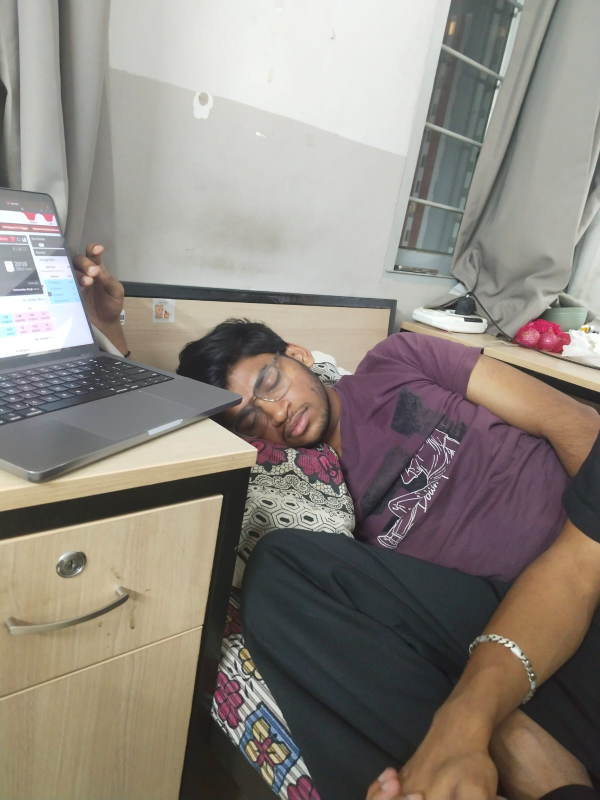
#> input picture imagee.jpeg, 1200 x 1599 px (shown at 1/2 size); its folder holds only this picture in this run
$ python -i manipulation_detector.py   (imports and definitions only)
#> lines starting #> are read from the running program, lines starting #| are printed output that depends on the picture
"""
Manipulation Detector Module
=============================
Detects which specific regions of an image have been AI-modified
vs. original camera-captured content.

Uses multiple forensic techniques:
  1. Error Level Analysis (ELA)
  2. Noise Variance Map
  3. Local Frequency Anomaly Detection
  4. Combined Manipulation Heatmap

When an AI tool edits a real photo (e.g., changing clothes, adding objects),
the modified regions leave detectable forensic traces that differ from the
original camera-captured areas.
"""

import numpy as np
from PIL import Image, ImageFilter, ImageChops
from scipy import ndimage, fftpack
import cv2
import io
import matplotlib
# [1 line not run here, left out]
import matplotlib.pyplot as plt
import matplotlib.colors as mcolors


# ============================================================
# 1. Error Level Analysis (ELA)
# ============================================================

def compute_ela(img, quality=90, scale=15):
    """
    Error Level Analysis — detects regions with inconsistent
    JPEG compression error levels.

    When an AI edits part of an image and re-saves it, the edited
    regions have different compression artifacts than the original
    regions. ELA amplifies these differences.

    Args:
        img: PIL Image
        quality: JPEG quality to re-save at (lower = more sensitive)
        scale: Amplification factor for the error map

    Returns:
        ela_image: PIL Image of the amplified error
        ela_array: numpy array (H, W) normalized 0-1
    """
    # Ensure RGB
    img_rgb = img.convert('RGB')

    # Re-save at known quality
    buffer = io.BytesIO()
    img_rgb.save(buffer, format='JPEG', quality=quality)
    buffer.seek(0)
    resaved = Image.open(buffer).convert('RGB')

    # Compute pixel-level difference
    ela_image = ImageChops.difference(img_rgb, resaved)

    # Convert to numpy and amplify
    ela_array = np.array(ela_image, dtype=np.float32)
    ela_array = ela_array * scale

    # Clip to 0-255
    ela_array = np.clip(ela_array, 0, 255)

    # Convert to grayscale intensity
    ela_gray = np.mean(ela_array, axis=2)

    # Normalize to 0-1
    if ela_gray.max() > 0:
        ela_normalized = ela_gray / ela_gray.max()
    else:
        ela_normalized = ela_gray

    # Apply Gaussian blur to smooth the map
    ela_smoothed = ndimage.gaussian_filter(ela_normalized, sigma=3)

    # Re-normalize after smoothing
    if ela_smoothed.max() > 0:
        ela_smoothed = ela_smoothed / ela_smoothed.max()

    # Create colored ELA image for display
    ela_display = Image.fromarray(np.uint8(ela_array))

    return ela_display, ela_smoothed


def compute_ela_multi_quality(img, qualities=[95, 90, 85, 75]):
    """
    Run ELA at multiple quality levels and combine results.
    More robust than single-quality ELA.
    """
    combined = None
    for q in qualities:
        _, ela_map = compute_ela(img, quality=q, scale=20)
        if combined is None:
            combined = ela_map
        else:
            combined = np.maximum(combined, ela_map)

    if combined is not None and combined.max() > 0:
        combined = combined / combined.max()

    return combined


# ============================================================
# 2. Noise Variance Analysis
# ============================================================

def compute_noise_variance_map(img, block_size=16):
    """
    Compute local noise variance across the image.

    Camera-captured regions have consistent noise from the sensor.
    AI-generated/edited regions have different noise characteristics
    (often smoother or with different texture patterns).

    Regions with significantly different noise variance from the
    image average are flagged as potentially manipulated.

    Args:
        img: PIL Image
        block_size: Size of analysis blocks

    Returns:
        noise_map: numpy array (H, W) normalized 0-1, higher = more anomalous
    """
    # Convert to grayscale numpy array
    img_gray = np.array(img.convert('L'), dtype=np.float64)

    h, w = img_gray.shape

    # Apply high-pass filter to isolate noise
    # Using Laplacian which responds to rapid intensity changes
    noise_residual = ndimage.laplace(img_gray)

    # Compute local variance in blocks
    pad_h = block_size - (h % block_size) if h % block_size != 0 else 0
    pad_w = block_size - (w % block_size) if w % block_size != 0 else 0
    noise_padded = np.pad(noise_residual, ((0, pad_h), (0, pad_w)), mode='reflect')

    new_h, new_w = noise_padded.shape
    blocks_h = new_h // block_size
    blocks_w = new_w // block_size

    variance_map = np.zeros((blocks_h, blocks_w))

    for i in range(blocks_h):
        for j in range(blocks_w):
            block = noise_padded[
                i * block_size:(i + 1) * block_size,
                j * block_size:(j + 1) * block_size
            ]
            variance_map[i, j] = np.var(block)

    # Compute global median variance
    median_var = np.median(variance_map)

    # Anomaly = deviation from median (both too smooth and too noisy)
    if median_var > 0:
        anomaly_map = np.abs(variance_map - median_var) / median_var
    else:
        anomaly_map = np.zeros_like(variance_map)

    # Resize back to original image size
    anomaly_resized = cv2.resize(anomaly_map, (w, h), interpolation=cv2.INTER_LINEAR)

    # Normalize
    if anomaly_resized.max() > 0:
        anomaly_resized = anomaly_resized / anomaly_resized.max()

    # Smooth
    anomaly_smoothed = ndimage.gaussian_filter(anomaly_resized, sigma=5)
    if anomaly_smoothed.max() > 0:
        anomaly_smoothed = anomaly_smoothed / anomaly_smoothed.max()

    return anomaly_smoothed


def compute_noise_inconsistency(img):
    """
    Detect noise inconsistency using wavelet-like decomposition.
    Uses multiple scales for more robust detection.
    """
    img_gray = np.array(img.convert('L'), dtype=np.float64)

    # Multi-scale noise analysis
    scales = [3, 5, 7]
    combined = np.zeros_like(img_gray)

    for s in scales:
        # Denoise at this scale
        denoised = ndimage.median_filter(img_gray, size=s)
        # Noise residual
        residual = np.abs(img_gray - denoised)
        # Local variance of residual
        local_var = ndimage.uniform_filter(residual ** 2, size=16)
        local_mean = ndimage.uniform_filter(residual, size=16) ** 2
        local_std = np.sqrt(np.maximum(local_var - local_mean, 0))

        combined += local_std

    combined = combined / len(scales)

    # Detect inconsistencies (deviation from image median)
    median_val = np.median(combined)
    if median_val > 0:
        inconsistency = np.abs(combined - median_val) / median_val
    else:
        inconsistency = np.zeros_like(combined)

    # Normalize and smooth
    if inconsistency.max() > 0:
        inconsistency = inconsistency / inconsistency.max()

    inconsistency = ndimage.gaussian_filter(inconsistency, sigma=4)
    if inconsistency.max() > 0:
        inconsistency = inconsistency / inconsistency.max()

    return inconsistency


# ============================================================
# 3. Local Frequency Anomaly Detection
# ============================================================

def compute_local_frequency_map(img, window_size=64, stride=16):
    """
    Sliding-window FFT analysis to detect regions with different
    spectral characteristics.

    AI-generated textures have distinct frequency signatures compared
    to camera-captured textures. This function analyzes local patches
    and flags those that differ from the image's dominant spectral pattern.

    Args:
        img: PIL Image
        window_size: Size of the analysis window
        stride: Step size between windows

    Returns:
        freq_anomaly_map: numpy array (H, W) normalized 0-1
    """
    img_gray = np.array(img.convert('L'), dtype=np.float64)
    h, w = img_gray.shape

    # Adjust window size if image is smaller
    window_size = min(window_size, min(h, w))
    if window_size < 16:
        return np.zeros((h, w))

    stride = min(stride, window_size // 2)

    # Compute global spectral reference
    global_fft = fftpack.fft2(img_gray)
    global_magnitude = np.log1p(np.abs(fftpack.fftshift(global_fft)))
    global_high_ratio = _compute_high_freq_ratio(global_magnitude)

    # Sliding window analysis
    rows = list(range(0, h - window_size + 1, stride))
    cols = list(range(0, w - window_size + 1, stride))

    if len(rows) == 0 or len(cols) == 0:
        return np.zeros((h, w))

    anomaly_grid = np.zeros((len(rows), len(cols)))

    local_ratios = []

    for i, r in enumerate(rows):
        for j, c in enumerate(cols):
            patch = img_gray[r:r + window_size, c:c + window_size]

            # Local FFT
            local_fft = fftpack.fft2(patch)
            local_magnitude = np.log1p(np.abs(fftpack.fftshift(local_fft)))

            local_ratio = _compute_high_freq_ratio(local_magnitude)
            local_ratios.append(local_ratio)
            anomaly_grid[i, j] = local_ratio

    # Compute deviation from median local ratio
    median_ratio = np.median(local_ratios)
    if median_ratio > 0:
        anomaly_grid = np.abs(anomaly_grid - median_ratio) / (median_ratio + 1e-10)
    else:
        anomaly_grid = np.zeros_like(anomaly_grid)

    # Resize to original image size
    freq_map = cv2.resize(anomaly_grid, (w, h), interpolation=cv2.INTER_LINEAR)

    # Normalize
    if freq_map.max() > 0:
        freq_map = freq_map / freq_map.max()

    # Smooth
    freq_map = ndimage.gaussian_filter(freq_map, sigma=6)
    if freq_map.max() > 0:
        freq_map = freq_map / freq_map.max()

    return freq_map


def _compute_high_freq_ratio(magnitude_spectrum):
    """Compute the ratio of high-frequency energy to total energy."""
    h, w = magnitude_spectrum.shape
    cy, cx = h // 2, w // 2

    y, x = np.ogrid[-cy:h - cy, -cx:w - cx]
    distances = np.sqrt(x ** 2 + y ** 2)
    max_r = min(cx, cy)

    high_mask = distances >= max_r * 0.5
    total = np.sum(magnitude_spectrum)

    if total == 0:
        return 0.0

    return float(np.sum(magnitude_spectrum[high_mask]) / total)


# ============================================================
# 4. Edge Coherence Analysis
# ============================================================

def compute_edge_inconsistency(img):
    """
    Detect boundary artifacts between real and AI-edited regions.

    AI edits often create subtle edge artifacts at the boundary
    between the original and modified areas — slightly blurred
    transitions, unnatural edge directions, or discontinuities.

    Returns:
        edge_map: numpy array (H, W) normalized 0-1
    """
    img_gray = np.array(img.convert('L'), dtype=np.float64)

    # Compute edges using multiple methods
    # Sobel in x and y
    sobel_x = ndimage.sobel(img_gray, axis=1)
    sobel_y = ndimage.sobel(img_gray, axis=0)
    edge_magnitude = np.hypot(sobel_x, sobel_y)

    # Compute local edge density variance
    edge_density = ndimage.uniform_filter(edge_magnitude, size=32)
    edge_density_var = ndimage.uniform_filter(edge_magnitude ** 2, size=32)
    edge_local_var = edge_density_var - edge_density ** 2
    edge_local_var = np.maximum(edge_local_var, 0)

    # Detect transitions — areas where edge characteristics change abruptly
    edge_gradient = np.hypot(
        ndimage.sobel(edge_density, axis=0),
        ndimage.sobel(edge_density, axis=1)
    )

    # Normalize
    if edge_gradient.max() > 0:
        edge_gradient = edge_gradient / edge_gradient.max()

    # Smooth
    edge_map = ndimage.gaussian_filter(edge_gradient, sigma=5)
    if edge_map.max() > 0:
        edge_map = edge_map / edge_map.max()

    return edge_map


# ============================================================
# 5. Combined Manipulation Map
# ============================================================

def compute_manipulation_map(img, sensitivity=0.5, use_ela=True,
                             use_noise=True, use_frequency=True,
                             use_edge=True):
    """
    Combine all forensic techniques into a single manipulation map.

    Args:
        img: PIL Image
        sensitivity: 0.0 (low) to 1.0 (high) — controls detection threshold
        use_ela: Whether to include ELA analysis
        use_noise: Whether to include noise variance analysis
        use_frequency: Whether to include local frequency analysis
        use_edge: Whether to include edge coherence analysis

    Returns:
        combined_map: numpy array (H, W) normalized 0-1 (higher = more likely AI-edited)
        individual_maps: dict of individual analysis maps
        stats: dict of statistics about the detection
    """
    h, w = np.array(img.convert('L')).shape
    maps = {}
    weights = {}

    # Run enabled analyses
    if use_ela:
        _, ela_map = compute_ela(img, quality=90, scale=15)
        ela_multi = compute_ela_multi_quality(img)
        # Average single and multi-quality ELA
        maps['ela'] = (ela_map + ela_multi) / 2.0 if ela_multi is not None else ela_map
        weights['ela'] = 0.35

    if use_noise:
        noise_map = compute_noise_variance_map(img, block_size=16)
        noise_inconsistency = compute_noise_inconsistency(img)
        maps['noise'] = (noise_map + noise_inconsistency) / 2.0
        weights['noise'] = 0.25

    if use_frequency:
        freq_map = compute_local_frequency_map(img, window_size=64, stride=16)
        maps['frequency'] = freq_map
        weights['frequency'] = 0.25

    if use_edge:
        edge_map = compute_edge_inconsistency(img)
        maps['edge'] = edge_map
        weights['edge'] = 0.15

    if not maps:
        return np.zeros((h, w)), {}, {}

    # Normalize weights
    total_weight = sum(weights.values())
    for k in weights:
        weights[k] /= total_weight

    # Weighted combination
    combined = np.zeros((h, w))
    for key, m in maps.items():
        # Resize map to match image dimensions if needed
        if m.shape != (h, w):
            m = cv2.resize(m, (w, h), interpolation=cv2.INTER_LINEAR)
            maps[key] = m
        combined += weights[key] * m

    # Normalize combined map
    if combined.max() > 0:
        combined = combined / combined.max()

    # Apply sensitivity threshold
    # Higher sensitivity = lower threshold = more areas flagged
    threshold = 0.5 * (1.0 - sensitivity)
    combined_thresholded = np.where(combined > threshold, combined, combined * 0.3)

    # Re-normalize
    if combined_thresholded.max() > 0:
        combined_thresholded = combined_thresholded / combined_thresholded.max()

    # Compute statistics
    manipulation_percentage = float(np.mean(combined_thresholded > 0.5) * 100)
    max_intensity = float(np.max(combined_thresholded))
    mean_intensity = float(np.mean(combined_thresholded))

    stats = {
        'manipulation_percentage': manipulation_percentage,
        'max_intensity': max_intensity,
        'mean_intensity': mean_intensity,
        'weights': weights,
        'num_techniques': len(maps),
    }

    return combined_thresholded, maps, stats


# ============================================================
# 6. Direct Comparison (with original)
# ============================================================

# [184 lines left out: functions compute_direct_diff, create_heatmap_overlay, create_manipulation_figure, plot_individual_map, not called in this run]

>>> from PIL import Image
>>> picture = Image.open('../imagee.jpeg')
#> picture is the input picture: PIL image 1200x1599 RGB; mean R, G, B 140.5, 133.6, 125.9
>>> result = compute_manipulation_map(picture)
#> in compute_ela, `ela_array = np.array(ela_image, dtype=np.float32)`:
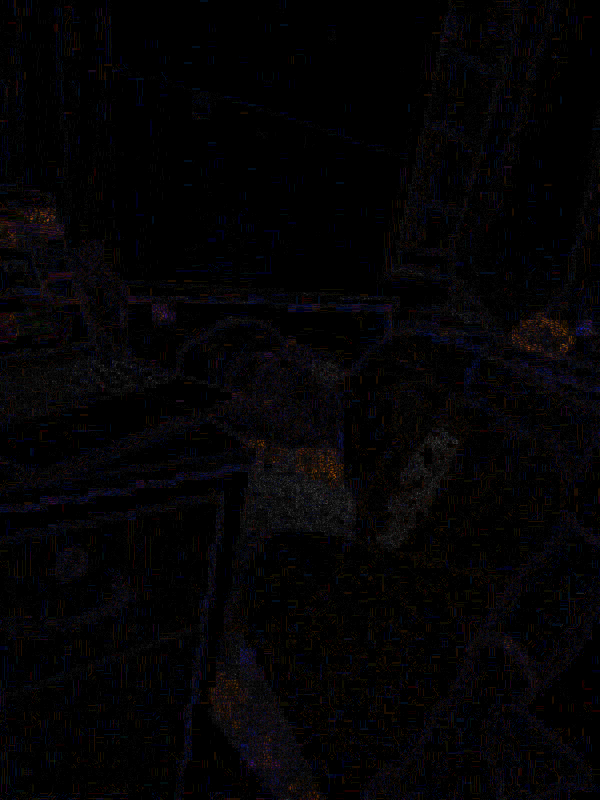
#> ela_array: shape (1599, 1200, 3) float32 (shown at 1/2 size); mean R, G, B 0.265, 0.211, 0.287; drawn with min black and max white
#> in compute_ela, `ela_normalized = ela_gray / ela_gray.max()`:
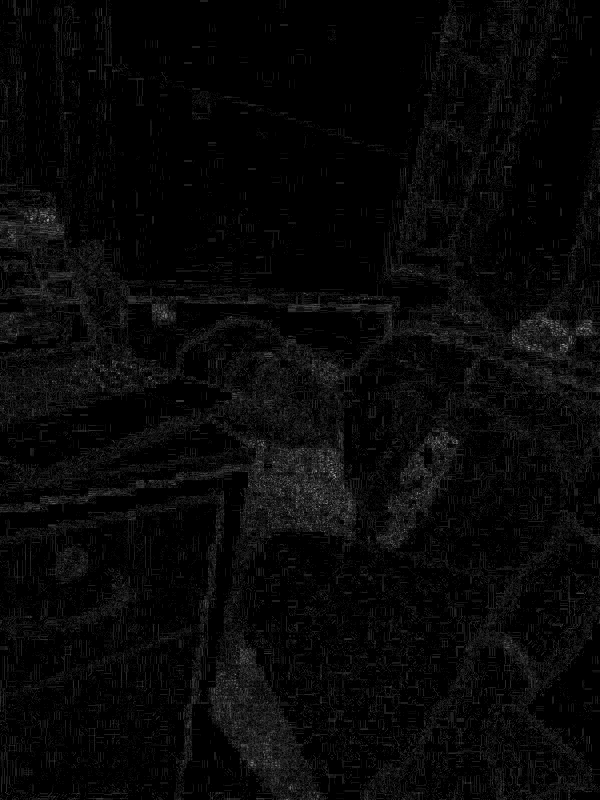
#> ela_normalized: shape (1599, 1200) float32 (shown at 1/2 size); min 0, max 1, mean 0.0318
#> call 2 of compute_ela, with quality = 95, scale = 20
#> in compute_ela (call 2), `ela_smoothed = ela_smoothed / ela_smoothed.max()`:
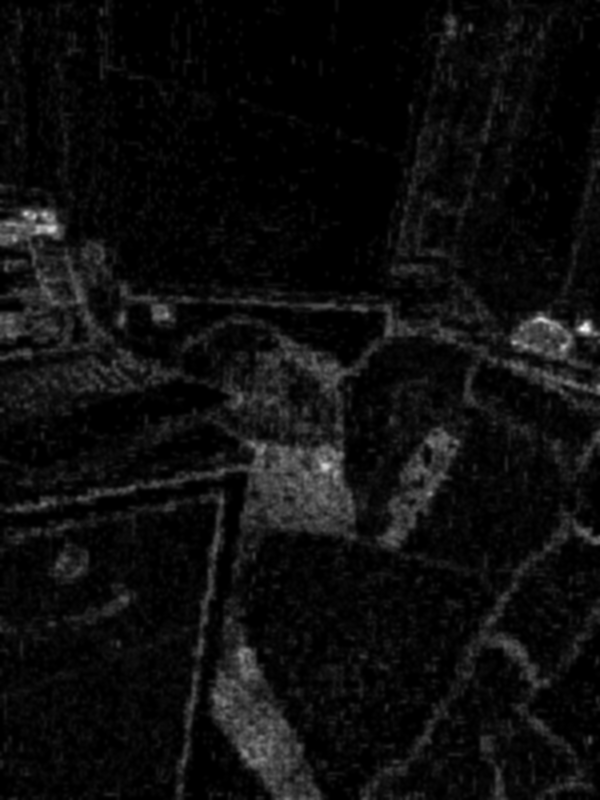
#> ela_smoothed: shape (1599, 1200) float32 (shown at 1/2 size); min 0, max 1, mean 0.0545
#> in compute_ela_multi_quality, `combined = combined / combined.max()`:
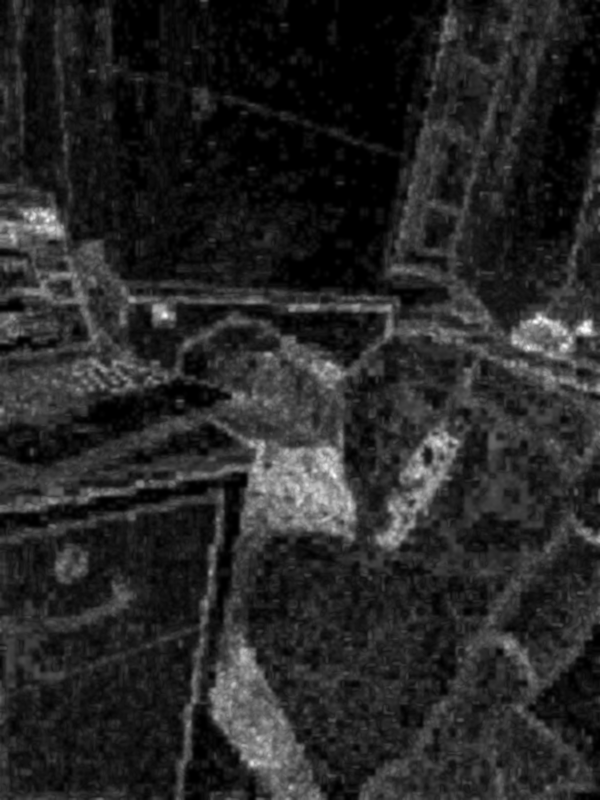
#> combined: shape (1599, 1200) float32 (shown at 1/2 size); min 0, max 1, mean 0.152
#> in compute_noise_variance_map, `img_gray = np.array(img.convert('L'), dtype=np.float64)`:
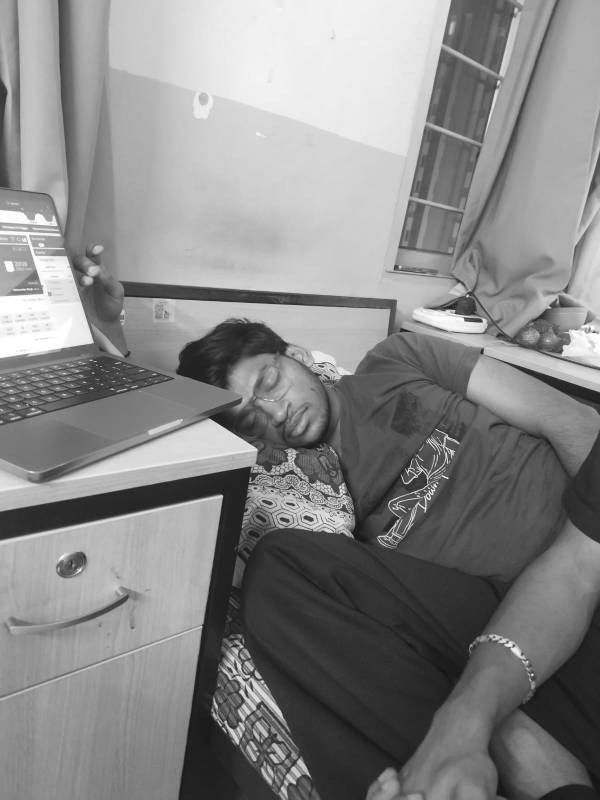
#> img_gray: shape (1599, 1200) float64 (shown at 1/2 size); min 15, max 255, mean 134.8
#> in compute_noise_variance_map, `noise_residual = ndimage.laplace(img_gray)`:
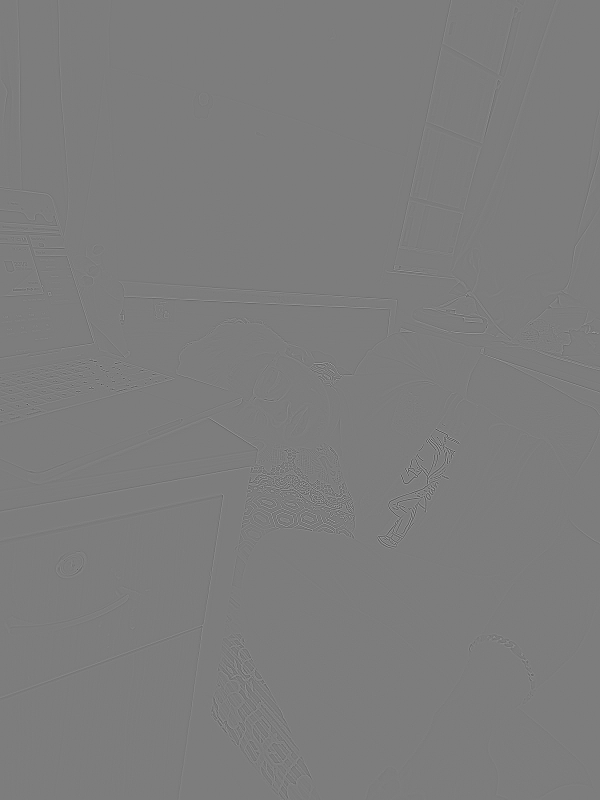
#> noise_residual: shape (1599, 1200) float64 (shown at 1/2 size); min -394, max 409, mean 0; drawn with min black and max white
#> after the loop in compute_noise_variance_map, `for i in range(blocks_h):`:
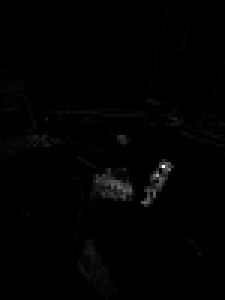
#> variance_map: shape (100, 75) float64 (shown 3 times larger); min 0, max 25963.8, mean 205; drawn with min black and max white
#> in compute_noise_variance_map, `median_var = np.median(variance_map)`: median_var = 4.77
#> in compute_noise_inconsistency, `median_val = np.median(combined)`: median_val = 0.667
#> in _compute_high_freq_ratio, `total = np.sum(magnitude_spectrum)`: total = 15927512.1
#> in compute_local_frequency_map, `global_high_ratio = _compute_high_freq_ratio(global_magnitude)`: global_high_ratio = 0.821
#> the loop in compute_manipulation_map, `for key, m in maps.items():` made 4 passes
#> key on passes 1 to 4: 'ela', 'noise', 'frequency', 'edge'
